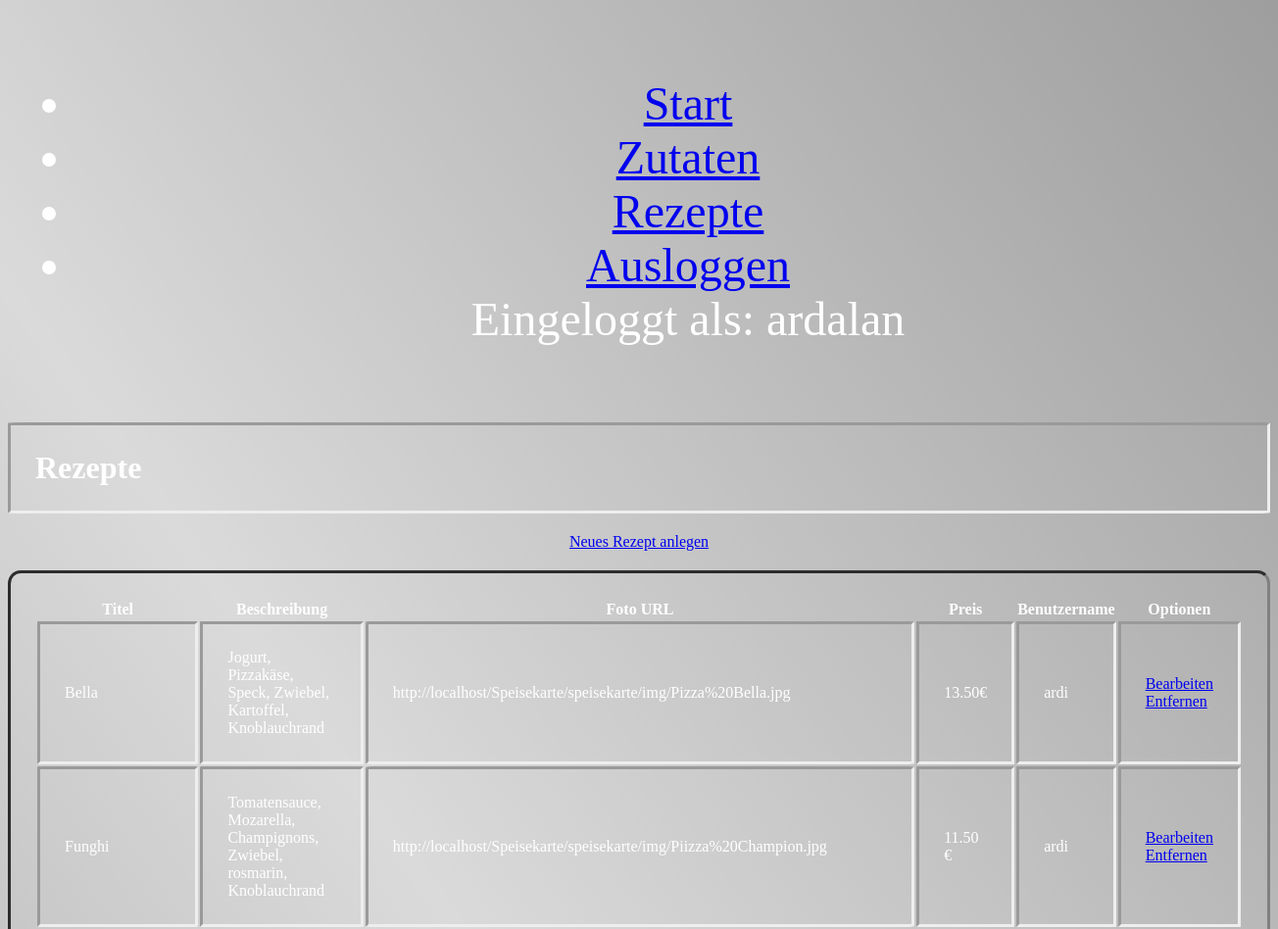
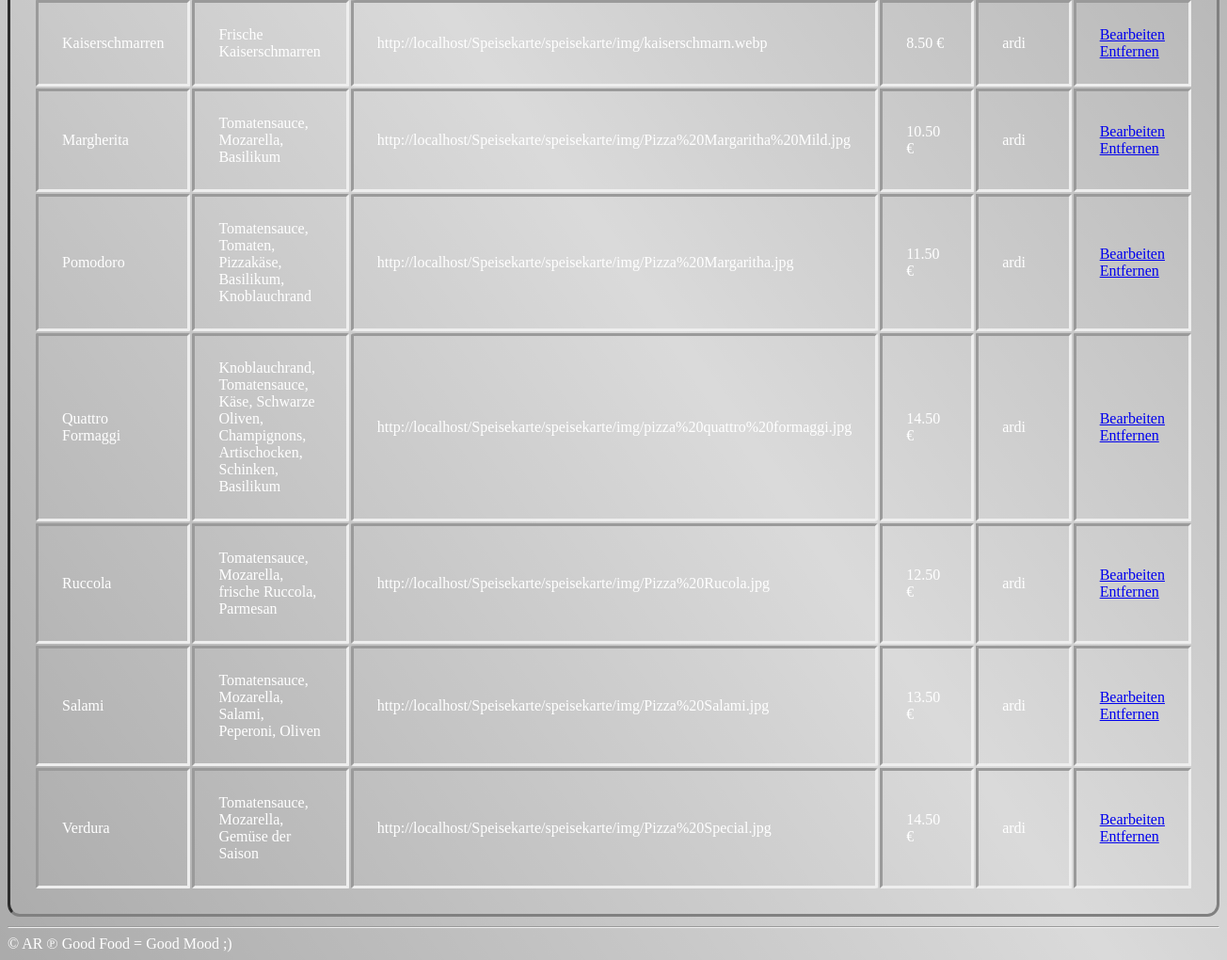
/admin/rezepte_liste.php (signed in), run on the app's committed database (2 pictures, top to bottom).
### tables this page shows
CREATE TABLE `rezepte` (
  `id` int(10) UNSIGNED NOT NULL,
  `benutzer_id` int(10) UNSIGNED DEFAULT NULL,
  `titel` varchar(190) DEFAULT NULL,
  `beschreibung` text DEFAULT NULL,
  `img_url` varchar(255) NOT NULL,
  `preis` varchar(10) NOT NULL
);

CREATE TABLE `benutzer` (
  `id` int(10) UNSIGNED NOT NULL,
  `benutzername` varchar(255) NOT NULL,
  `email` varchar(255) DEFAULT NULL,
  `passwort` varchar(255) NOT NULL,
  `letztes_login` datetime DEFAULT NULL,
  `anzahl_logins` int(10) UNSIGNED DEFAULT 0
);

### admin/funktionen.php (called while the page is built, shortened)
<?php
$db = mysqli_connect("localhost", "root", "", "speisekarte_jwe");
mysqli_set_charset($db, "utf8");
function query($sql_befehl){
    global $db;
    $result = mysqli_query($db, $sql_befehl) or die(mysqli_error($db) . "<br>" . $sql_befehl);
    return $result;
}

### admin/rezepte_liste.php (the view, shortened to what this page needs)
<?php
include "funktionen.php";
include "kopf.php";
?>
<h1>Rezepte</h1>
<link rel="stylesheet" href="../css/adminForm.css">
<p><a href="rezepte_neu.php">Neues Rezept anlegen</a></p>
<?php
$result = query("SELECT rezepte.*, benutzer.benutzername FROM rezepte JOIN benutzer ON rezepte.benutzer_id = benutzer.id ORDER BY rezepte.titel ASC");
echo "<table>";
    echo "<thead>";
        echo "<th>Titel</th>";
        echo "<th>Beschreibung</th>";
        echo "<th>Foto URL</th>";
        echo "<th>Preis</th>";
        echo "<th>Benutzername</th>";
        echo "<th>Optionen</th>";
    echo "</thead>";
    echo "<tbody>";
    while($row = mysqli_fetch_assoc($result)) {
        echo "<tr>";
            echo "<td>" . $row["titel"] . "</td>";
            echo "<td>" . $row["beschreibung"] . "</td>";
            echo "<td>" . $row["img_url"] . "</td>";
            echo "<td>" . $row["preis"] . "</td>";
            echo "<td>" . $row["benutzername"] . "</td>";
            echo "<td>" . "<a href='rezepte_bearbeiten.php?id={$row["id"]}'>Bearbeiten</a>" . "<br>"
            ."<a href='rezepte_entfernen.php?id={$row["id"]}'>Entfernen</a>". "</td>";
        echo "</tr>";
    }
    echo "</tbody>";
echo "</table>";
include "fuss.php";

### css/adminForm.css (style rules this page uses)
h1, table, thead, tbody, tr, td { margin: 10px; padding: 25px; border-style: inset; max-width: 100%; height: 100%; margin-inline: auto; box-shadow: 1px 1px 1px 1px transparent; border-radius: 1%; text-decoration: none; }
body { background: linear-gradient(55deg, #000, #000000, #00000025, #000000); background-size: 400% 800%; animation: gradient 30s ease infinite; color: rgb(255, 255, 255); }
h1 { color: white; }
p { color: var(--dark-orange); margin: 20px; text-align: center; text-decoration: underline; box-shadow: 5px 5px 50px 5px var(--dark-orange); }

### data on the page
rezepte: titel "Bella", beschreibung "Jogurt, Pizzakäse, Speck, Zwiebel, Kartoffel, Knoblauchrand", img_url "http://localhost/Speisekarte/speisekarte/img/Pizza%20Bella.jpg", preis "13.50€", benutzer.benutzername "ardi"
rezepte: titel "Funghi", beschreibung "Tomatensauce, Mozarella, Champignons, Zwiebel, rosmarin, Knoblauchrand", img_url "http://localhost/Speisekarte/speisekarte/img/Piizza%20Champion.jpg", preis "11.50 €", benutzer.benutzername "ardi"
rezepte: titel "Kaiserschmarren", beschreibung "Frische Kaiserschmarren", img_url "http://localhost/Speisekarte/speisekarte/img/kaiserschmarn.webp", preis "8.50 €", benutzer.benutzername "ardi"
rezepte: titel "Margherita", beschreibung "Tomatensauce, Mozarella, Basilikum", img_url "http://localhost/Speisekarte/speisekarte/img/Pizza%20Margaritha%20Mild.jpg", preis "10.50 €", benutzer.benutzername "ardi"
rezepte: titel "Pomodoro", beschreibung "Tomatensauce, Tomaten, Pizzakäse, Basilikum, Knoblauchrand", img_url "http://localhost/Speisekarte/speisekarte/img/Pizza%20Margaritha.jpg", preis "11.50 €", benutzer.benutzername "ardi"
rezepte: titel "Quattro Formaggi", beschreibung "Knoblauchrand, Tomatensauce, Käse, Schwarze Oliven, Champignons, Artischocken, Schinken, Basilikum", img_url "http://localhost/Speisekarte/speisekarte/img/pizza%20quattro%20formaggi.jpg", preis "14.50 €", benutzer.benutzername "ardi"
rezepte: titel "Ruccola", beschreibung "Tomatensauce, Mozarella, frische Ruccola, Parmesan", img_url "http://localhost/Speisekarte/speisekarte/img/Pizza%20Rucola.jpg", preis "12.50 €", benutzer.benutzername "ardi"
rezepte: titel "Salami", beschreibung "Tomatensauce, Mozarella, Salami, Peperoni, Oliven", img_url "http://localhost/Speisekarte/speisekarte/img/Pizza%20Salami.jpg", preis "13.50 €", benutzer.benutzername "ardi"
rezepte: titel "Verdura", beschreibung "Tomatensauce, Mozarella, Gemüse der Saison", img_url "http://localhost/Speisekarte/speisekarte/img/Pizza%20Special.jpg", preis "14.50 €", benutzer.benutzername "ardi"

### other printed values
$_SESSION["benutzername"] "ardalan"
